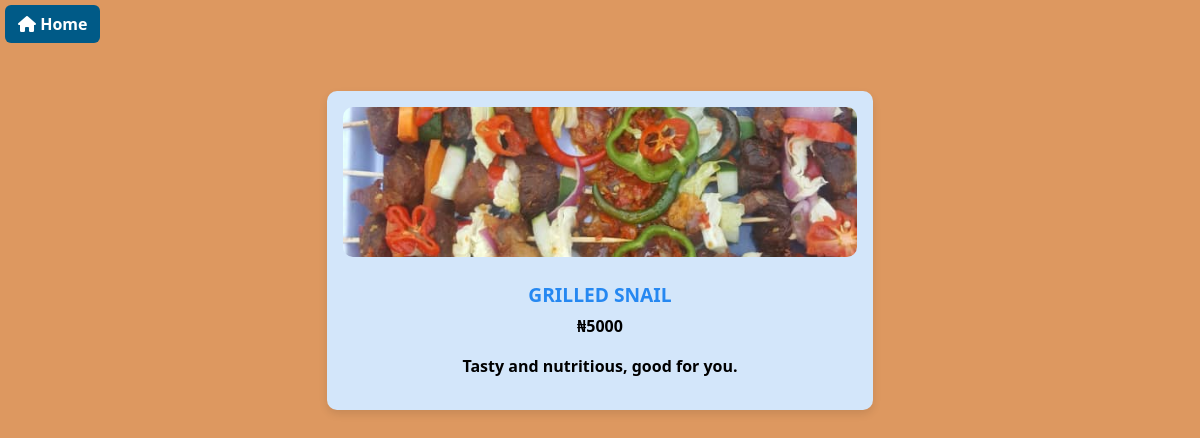
The page /perproduct/8/ on the database its author committed.
### base/models.py (models this page shows, shortened)
class Product(models.Model):
    productimage = models.ImageField(upload_to='product_images')
    productname = models.CharField(max_length=1000000)
    productprice = models.CharField(max_length=1000000)
    productdescription = models.CharField(max_length=1000000,null=True)
    created_at = models.DateTimeField(auto_now=True)

### base/views.py (the view)
# urls.py: path('perproduct/<str:pk>/',views.perproduct,name='perproduct'),
def perproduct(request,pk):
    products=Product.objects.get(pk=pk)
    return render(request,'perproduct.html',{'products':products})

### base/context_processors.py (called while the page is built)
def user_profile(request):
    if request.user.is_authenticated:
        try:
            profile = Profile.objects.get(user=request.user)
        except Profile.DoesNotExist:
            profile = None
    else:
        profile = None
    return {'user_profile': profile}

### template/perproduct.html (shortened to what this page needs)
{% extends 'home.html' %}
{% block content %}
<a style="margin-left: 5px;margin-top: 5px;background-color: #005a87;color: white;" href="{% url 'home' %}" class="btn"><i class="fa fa-home" aria-hidden="true"></i>
  Home</a>
<div class="container mt-5">
  <div class="row justify-content-center">
    <div class="col-md-6 mb-4">
      <div style="background-color: #d3e6fa;;" class="product-card text-center p-3">
        <div class="product">
          <img src="{{ products.productimage.url }}" alt="{{ products.productname }}" class="img-fluid mb-3"/>
          <h2 style="font-weight: bold;">{{ products.productname }}</h2>
          <p class="fw-bold">₦{{ products.productprice }}</p>
          <p style="font-weight: bold;">{{ products.productdescription }}</p>
        </div>
      </div>
    </div>
  </div>
</div>
{% endblock %}

### template/perproduct.html (style rules this page uses)
body { background-color: #dd9860 ; }

### rows shown on the page
Product: productimage (picture), productname "GRILLED SNAIL", productprice "5000", productdescription "Tasty and nutritious, good for you."
